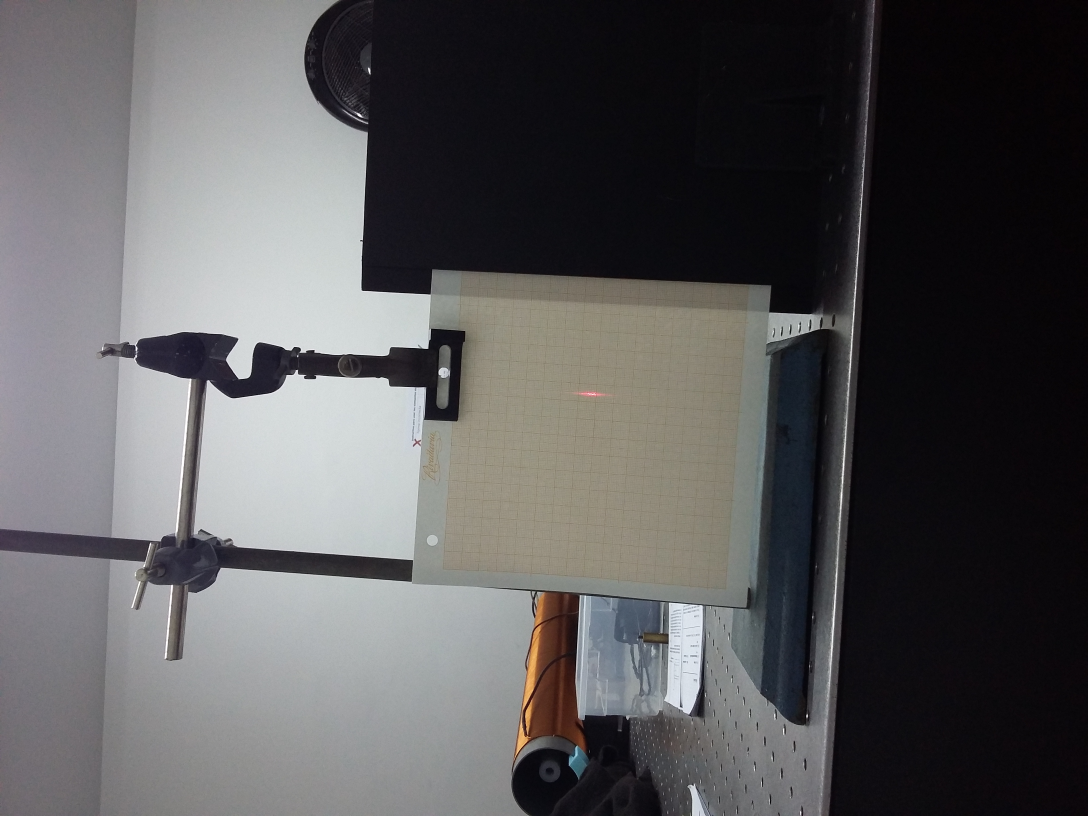
#> input picture Practica2/Datos/datos_acero/papela.jpg, 3264 x 2448 px (shown at 1/3 size)
$ jupyter execute Untitled.ipynb   (shell and % lines are left out)
#> lines starting #> are read from the running program, lines starting #| are printed output that depends on the picture
[cell 1]
import matplotlib
#matplotlib.use('TkAgg')
matplotlib.use('Qt5Agg')
import imageio
import matplotlib.pyplot as plt
from scipy import ndimage
from scipy import signal
import numpy as np

[cell 2]
AA = imageio.imread('Datos/datos_acero/papela.jpg')
#> AA is the input picture: shape (2448, 3264, 3); mean R, G, B 90.1, 89.2, 90.4

[cell 3]
colors = ['Red','Green','Blue']
image_dict = {k: np.array(AA[:,:,i])  for i,k in enumerate(colors)}
#> image_dict = 3 items

[cell 4]

color = 'Red'
A = image_dict[color]
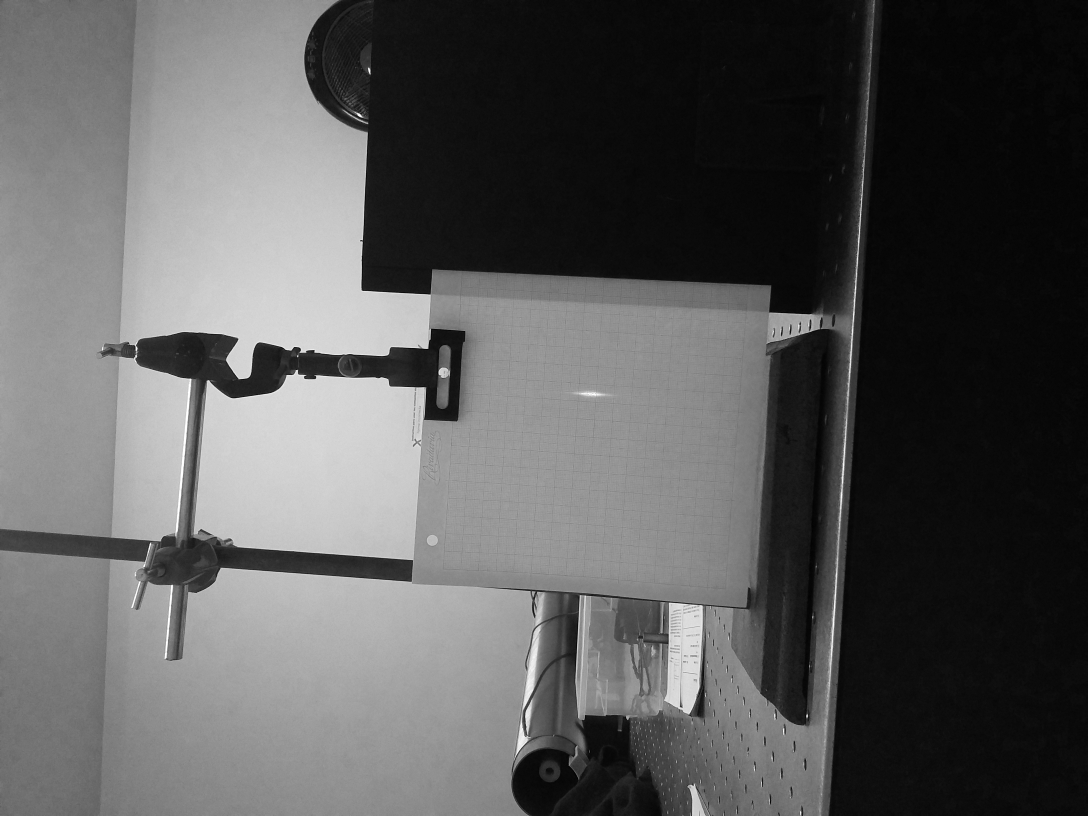
#> A: shape (2448, 3264) (shown at 1/3 size); min 0, max 255, mean 90.1
R = ndimage.rotate(A, 3.3)[1790:1860,1330:1400]
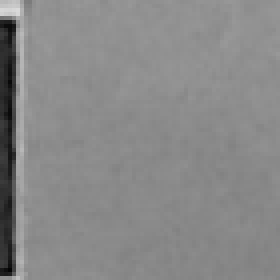
#> R: shape (70, 70) (shown 4 times larger); min 4, max 217, mean 136.5
plt.figure(figsize = (9, 7.5))
plt.imshow(R, cmap=plt.cm.Reds_r)
plt.title(f'{color} channel image in {color}')
plt.xlabel('Pixeles [px]')
plt.ylabel('Pixeles[px]')

[cell 5]
perf2 = R[0:69, 18]
#> perf2 = 69 values, max 148 at index 0, min 133 at index 35, mean 141.5
plt.figure(figsize = (9, 7.5))
plt.plot(perf2)
plt.xlabel('Pixeles [px]')
plt.ylabel('Intensidad[W/mm²]')
plt.title(f'Perfil de Intensidades de la seccion de la regla')
x = np.array(plt.ginput(7))[:,0]
